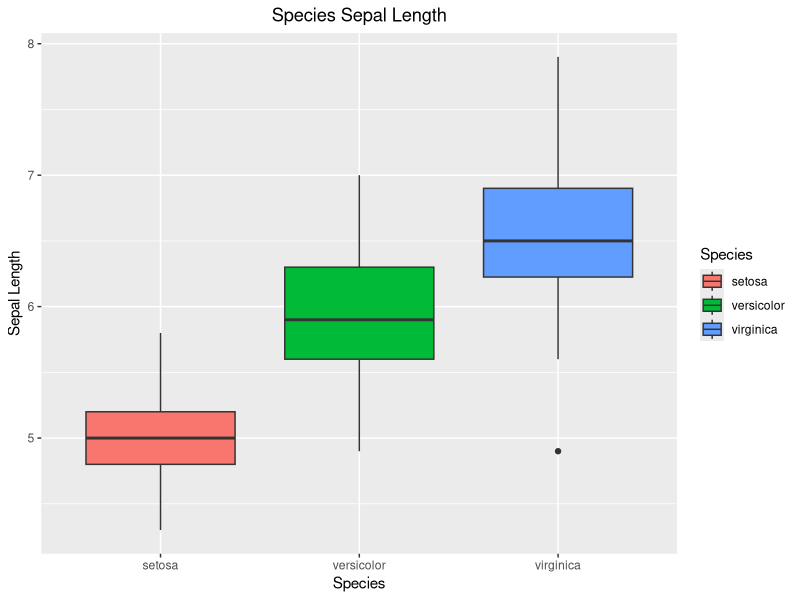

R code for this plot:
# Instalação do pacote
install.packages("ggplot2")
# Carregar pacote
library(ggplot2)
# Carregar Dataset
data("iris")
# Verificar os dados
head(iris)
# Gerar gráfico boxplot a partir do pacote ggplot2
# Gráfico demonstrando relação entre espécie e sepa.
graph = ggplot(iris, aes(Species, Sepal.Length, 
                       fill = Species)) + 
  geom_boxplot() + ggtitle("Species Sepal Length") + 
  xlab("Species") + ylab("Sepal Length") + 
  theme(plot.title = element_text(hjust = 0.5))
graph
